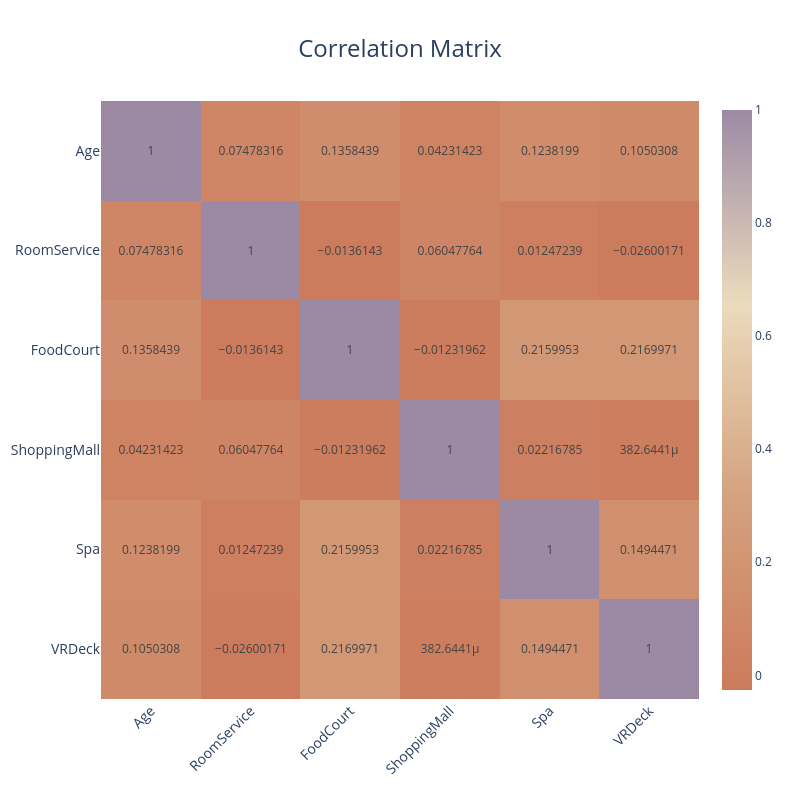

Notebook cell for this chart:
### Markdown cell above
We can see that **Transported:** has a nearly balanced distribution between transported (true) and not transported (false) passengers, with slightly more transported.

Next, we can check for any correlations between our numerical features using a correlation matrix.

### Code cell
plot_correlation_matrix(
    train_data_cleaned, numerical_features, save_path="../images/correlation_matrix.png"
)

### Figure 1 — Plotly figure (JSON) as saved in the notebook; plotly's stock layout.template omitted (floating-point values rounded to 4 significant figures)
{"data": [{"coloraxis": "coloraxis", "hovertemplate": "x: %{x}<br>y: %{y}<br>color: %{z}<extra></extra>", "name": "0", "texttemplate": "%{z}", "type": "heatmap", "x": ["Age", "RoomService", "FoodCourt", "ShoppingMall", "Spa", "VRDeck"], "xaxis": "x", "y": ["Age", "RoomService", "FoodCourt", "ShoppingMall", "Spa", "VRDeck"], "yaxis": "y", "z": [[1, 0.07478, 0.1358, 0.04231, 0.1238, 0.105], [0.07478, 1, -0.01361, 0.06048, 0.01247, -0.026], [0.1358, -0.01361, 1, -0.01232, 0.216, 0.217], [0.04231, 0.06048, -0.01232, 1, 0.02217, 0.0003826], [0.1238, 0.01247, 0.216, 0.02217, 1, 0.1494], [0.105, -0.026, 0.217, 0.0003826, 0.1494, 1]]}], "layout": {"coloraxis": {"colorscale": [[0, "#CC7B5C"], [0.3333, "#D4A27F"], [0.6667, "#EBDBBC"], [1, "#9C8AA5"]]}, "height": 800, "margin": {"b": 100, "l": 100, "r": 100, "t": 100}, "title": {"font": {"size": 24}, "text": "Correlation Matrix", "x": 0.5, "xanchor": "center", "y": 0.95, "yanchor": "top"}, "width": 800, "xaxis": {"anchor": "y", "constrain": "domain", "domain": [0, 1], "scaleanchor": "y", "tickangle": -45, "tickfont": {"size": 14}, "title": {"font": {"size": 18}}}, "yaxis": {"anchor": "x", "autorange": "reversed", "constrain": "domain", "domain": [0, 1], "tickfont": {"size": 14}, "title": {"font": {"size": 18}}}}}
